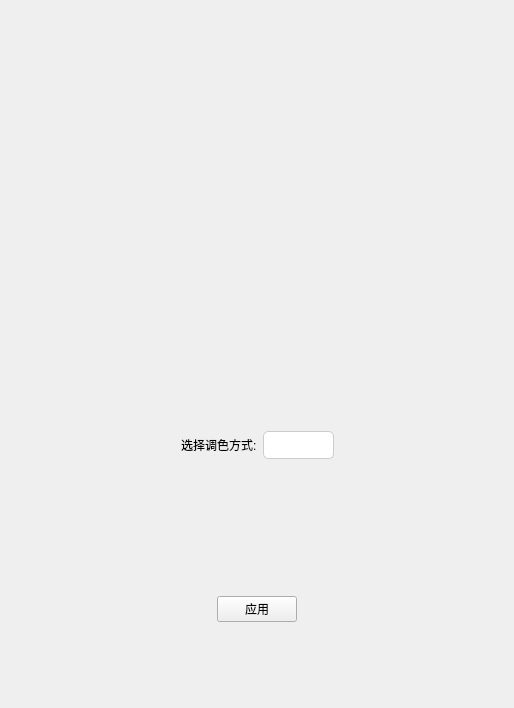
<?xml version="1.0" encoding="UTF-8"?>
<ui version="4.0">
 <class>ColorMap</class>
 <widget class="QWidget" name="ColorMap">
  <property name="geometry">
   <rect>
    <x>0</x>
    <y>0</y>
    <width>514</width>
    <height>708</height>
   </rect>
  </property>
  <property name="windowTitle">
   <string>Form</string>
  </property>
  <property name="styleSheet">
   <string notr="true">/* QComboBox 样式 */
QComboBox {
    background-color: #ffffff; /* 背景颜色 */
    border: 1px solid #ccc; /* 边框样式 */
    border-radius: 5px; /* 圆角半径 */
    padding: 5px; /* 内边距 */
    color: #333; /* 文本颜色 */
}

QComboBox:hover {
    border-color: #007BFF; /* 鼠标悬停时的边框颜色 */
}



QComboBox::drop-down {
    subcontrol-origin: padding;
    subcontrol-position: top right;
    width: 15px; /* 下拉箭头区域的宽度 */
    border-left-width: 0px; /* 隐藏下拉区域的左边框 */
}

/* QSlider 样式 */
QSlider {
    background-color: #f0f0f0; /* 背景颜色 */
    height: 10px; /* 高度 */
    margin: 5px 0; /* 外边距 */
}

QSlider::groove {
    background-color: #ccc; /* 槽的颜色 */
    border: 1px solid #ccc; /* 槽的边框样式 */
    border-radius: 5px; /* 圆角半径 */
}

QSlider::handle {
    background-color: #4CAF50; /* 滑块颜色 */
    border: 1px solid #4CAF50; /* 滑块边框样式 */
    width: 10px; /* 宽度 */
    height: 20px; /* 高度 */
    margin: -5px 0; /* 外边距 */
    border-radius: 5px; /* 圆角半径 */
}
</string>
  </property>
  <layout class="QVBoxLayout" name="verticalLayout_2">
   <item>
    <widget class="QLabel" name="imageLabel">
     <property name="text">
      <string/>
     </property>
    </widget>
   </item>
   <item>
    <widget class="QWidget" name="widget_3" native="true">
     <layout class="QVBoxLayout" name="verticalLayout">
      <item>
       <widget class="QWidget" name="widget" native="true">
        <layout class="QHBoxLayout" name="horizontalLayout">
         <item>
          <spacer name="horizontalSpacer_2">
           <property name="orientation">
            <enum>Qt::Horizontal</enum>
           </property>
           <property name="sizeHint" stdset="0">
            <size>
             <width>40</width>
             <height>20</height>
            </size>
           </property>
          </spacer>
         </item>
         <item>
          <widget class="QWidget" name="widget_select_colorMap" native="true">
           <layout class="QHBoxLayout" name="horizontalLayout_2">
            <item>
             <widget class="QLabel" name="label">
              <property name="text">
               <string>选择调色方式:</string>
              </property>
             </widget>
            </item>
            <item>
             <widget class="QComboBox" name="comboBox_colorMap"/>
            </item>
           </layout>
          </widget>
         </item>
         <item>
          <spacer name="horizontalSpacer">
           <property name="orientation">
            <enum>Qt::Horizontal</enum>
           </property>
           <property name="sizeHint" stdset="0">
            <size>
             <width>108</width>
             <height>20</height>
            </size>
           </property>
          </spacer>
         </item>
        </layout>
       </widget>
      </item>
      <item>
       <widget class="QWidget" name="widget_2" native="true">
        <layout class="QHBoxLayout" name="horizontalLayout_3">
         <item>
          <spacer name="horizontalSpacer_4">
           <property name="orientation">
            <enum>Qt::Horizontal</enum>
           </property>
           <property name="sizeHint" stdset="0">
            <size>
             <width>40</width>
             <height>20</height>
            </size>
           </property>
          </spacer>
         </item>
         <item>
          <widget class="QPushButton" name="btn_apply">
           <property name="text">
            <string>应用</string>
           </property>
          </widget>
         </item>
         <item>
          <spacer name="horizontalSpacer_5">
           <property name="orientation">
            <enum>Qt::Horizontal</enum>
           </property>
           <property name="sizeHint" stdset="0">
            <size>
             <width>40</width>
             <height>20</height>
            </size>
           </property>
          </spacer>
         </item>
        </layout>
       </widget>
      </item>
     </layout>
    </widget>
   </item>
  </layout>
 </widget>
 <resources/>
 <connections/>
</ui>
